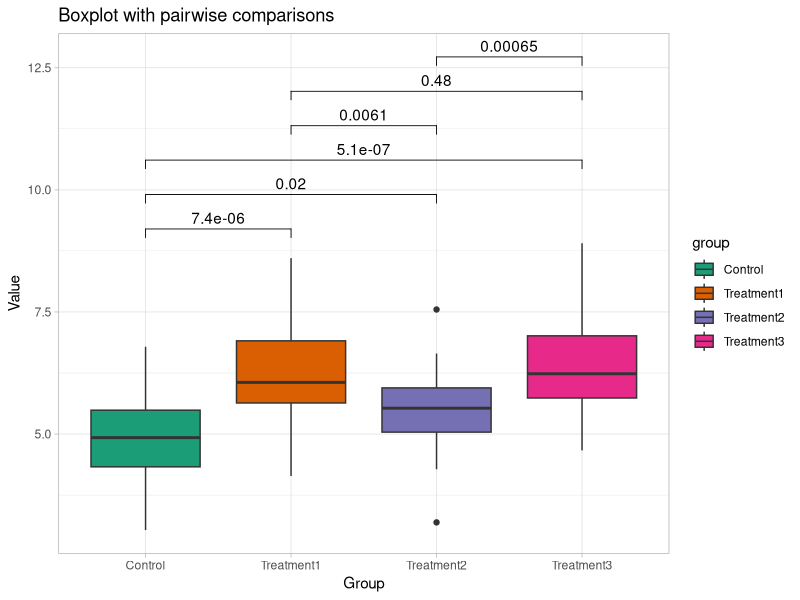

This figure's R source:


library(ggplot2)
library(ggpubr)

set.seed(123)
df2 <- data.frame(
  group = rep(c("Control", "Treatment1", "Treatment2", "Treatment3"), each = 30),
  value = c(rnorm(30, 5, 1),
            rnorm(30, 6, 1.2),
            rnorm(30, 5.5, 1),
            rnorm(30, 6.5, 1.1))
)


# Define all pairwise comparisons
my_comparisons <- list(
  c("Control", "Treatment1"),
  c("Control", "Treatment2"),
  c("Control", "Treatment3"),
  c("Treatment1", "Treatment2"),
  c("Treatment1", "Treatment3"),
  c("Treatment2", "Treatment3")
)

# Boxplot with all pairwise comparisons and p-values
ggplot(df2, aes(x = group, y = value, fill = group)) +
  geom_boxplot() +
  stat_compare_means(
    comparisons = my_comparisons, 
    method = "t.test", 
    label = "p.format",     # show exact p-values
    hide.ns = TRUE           # hide non-significant p-values if desired
  ) +
  scale_fill_manual(values = c("Control" = "#1b9e77",
                               "Treatment1" = "#d95f02",
                               "Treatment2" = "#7570b3",
                               "Treatment3" = "#e7298a")) +
  theme_light() +
  labs(title = "Boxplot with pairwise comparisons", y = "Value", x = "Group")
